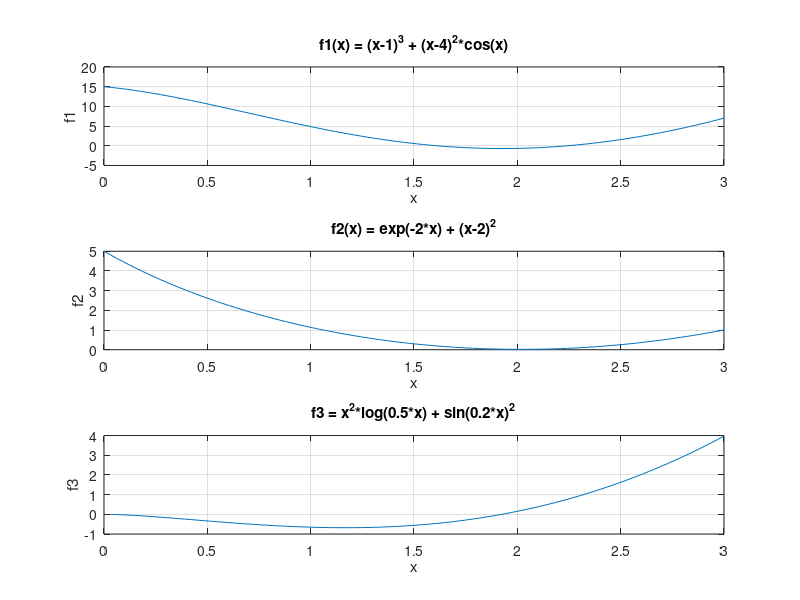

Write the MATLAB code that produced this figure.

x = linspace(0, 3, 100);  % Define the range from -2 to 6 with 100 points

f1 = (x - 1).^3 + (x - 4).^2 .* cos(x);

f2 = exp(-2*x) + (x-2).^2;

f3 = x.^2.*log(0.5*x) + sin(0.2*x).^2;


% Create the plot
subplot(3,1,1);
plot(x, f1);
xlabel('x');
ylabel('f1');
title('f1(x) = (x-1)^3 + (x-4)^2*cos(x)');
grid on;

subplot(3,1,2);
plot(x, f2);
xlabel('x');
ylabel('f2');
title('f2(x) = exp(-2*x) + (x-2)^2');
grid on;

subplot(3,1,3);
plot(x, f3);
xlabel('x');
ylabel('f3');
title('f3 = x^2*log(0.5*x) + sin(0.2*x)^2');
grid on;




